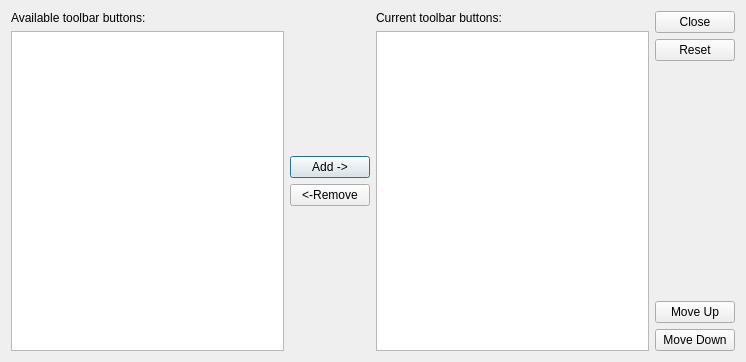
<ui version="4.0" stdsetdef="1">
 <class>CustomizeToolbarPanel</class>
 <widget class="QDialog" name="CustomizeToolbarPanel">
  <property name="geometry">
   <rect>
    <x>0</x>
    <y>0</y>
    <width>746</width>
    <height>362</height>
   </rect>
  </property>
  <property name="windowTitle">
   <string>Customize Toolbar</string>
  </property>
  <property name="windowIcon">
   <iconset resource="resources.qrc">
    <normaloff>:/images/images/LDViewIcon16.png</normaloff>:/images/images/LDViewIcon16.png</iconset>
  </property>
  <layout class="QVBoxLayout">
   <item>
    <layout class="QHBoxLayout">
     <property name="spacing">
      <number>6</number>
     </property>
     <property name="margin">
      <number>0</number>
     </property>
     <item>
      <layout class="QVBoxLayout" name="availableVBox">
       <item>
        <widget class="QLabel" name="availableLabel">
         <property name="text">
          <string>Available toolbar buttons:</string>
         </property>
        </widget>
       </item>
       <item>
        <widget class="QListWidget" name="AvailableButtonListView">
         <property name="sizePolicy">
          <sizepolicy hsizetype="MinimumExpanding" vsizetype="MinimumExpanding">
           <horstretch>0</horstretch>
           <verstretch>0</verstretch>
          </sizepolicy>
         </property>
        </widget>
       </item>
      </layout>
     </item>
     <item>
      <layout class="QVBoxLayout" name="addRemoveVBox">
       <property name="spacing">
        <number>6</number>
       </property>
       <property name="margin">
        <number>0</number>
       </property>
       <item>
        <spacer name="Spacer1">
         <property name="orientation">
          <enum>Qt::Vertical</enum>
         </property>
         <property name="sizeType">
          <enum>QSizePolicy::Expanding</enum>
         </property>
         <property name="sizeHint" stdset="0">
          <size>
           <width>20</width>
           <height>20</height>
          </size>
         </property>
        </spacer>
       </item>
       <item>
        <widget class="QPushButton" name="addButton">
         <property name="sizePolicy">
          <sizepolicy hsizetype="Fixed" vsizetype="Fixed">
           <horstretch>0</horstretch>
           <verstretch>0</verstretch>
          </sizepolicy>
         </property>
         <property name="text">
          <string>Add -&gt;</string>
         </property>
        </widget>
       </item>
       <item>
        <widget class="QPushButton" name="removeButton">
         <property name="sizePolicy">
          <sizepolicy hsizetype="Preferred" vsizetype="Fixed">
           <horstretch>0</horstretch>
           <verstretch>0</verstretch>
          </sizepolicy>
         </property>
         <property name="text">
          <string>&lt;-Remove</string>
         </property>
        </widget>
       </item>
       <item>
        <spacer name="Spacer2">
         <property name="orientation">
          <enum>Qt::Vertical</enum>
         </property>
         <property name="sizeType">
          <enum>QSizePolicy::Expanding</enum>
         </property>
         <property name="sizeHint" stdset="0">
          <size>
           <width>20</width>
           <height>20</height>
          </size>
         </property>
        </spacer>
       </item>
      </layout>
     </item>
     <item>
      <layout class="QVBoxLayout" name="currentVBoxLayout">
       <item>
        <widget class="QLabel" name="currentLabel">
         <property name="text">
          <string>Current toolbar buttons:</string>
         </property>
        </widget>
       </item>
       <item>
        <widget class="QListWidget" name="CurrentButtonListView">
         <property name="sizePolicy">
          <sizepolicy hsizetype="MinimumExpanding" vsizetype="MinimumExpanding">
           <horstretch>0</horstretch>
           <verstretch>0</verstretch>
          </sizepolicy>
         </property>
        </widget>
       </item>
      </layout>
     </item>
     <item>
      <layout class="QVBoxLayout" name="closeResetVBox">
       <property name="spacing">
        <number>6</number>
       </property>
       <property name="margin">
        <number>0</number>
       </property>
       <item>
        <widget class="QPushButton" name="closeButton">
         <property name="sizePolicy">
          <sizepolicy hsizetype="Preferred" vsizetype="Fixed">
           <horstretch>0</horstretch>
           <verstretch>0</verstretch>
          </sizepolicy>
         </property>
         <property name="text">
          <string>Close</string>
         </property>
        </widget>
       </item>
       <item>
        <widget class="QPushButton" name="resetButton">
         <property name="sizePolicy">
          <sizepolicy hsizetype="Preferred" vsizetype="Fixed">
           <horstretch>0</horstretch>
           <verstretch>0</verstretch>
          </sizepolicy>
         </property>
         <property name="text">
          <string>Reset</string>
         </property>
        </widget>
       </item>
       <item>
        <spacer name="Spacer3">
         <property name="orientation">
          <enum>Qt::Vertical</enum>
         </property>
         <property name="sizeType">
          <enum>QSizePolicy::Expanding</enum>
         </property>
         <property name="sizeHint" stdset="0">
          <size>
           <width>20</width>
           <height>20</height>
          </size>
         </property>
        </spacer>
       </item>
       <item>
        <widget class="QPushButton" name="moveUpButton">
         <property name="sizePolicy">
          <sizepolicy hsizetype="Preferred" vsizetype="Fixed">
           <horstretch>0</horstretch>
           <verstretch>0</verstretch>
          </sizepolicy>
         </property>
         <property name="text">
          <string>Move Up</string>
         </property>
        </widget>
       </item>
       <item>
        <widget class="QPushButton" name="moveDownButton">
         <property name="sizePolicy">
          <sizepolicy hsizetype="Preferred" vsizetype="Fixed">
           <horstretch>0</horstretch>
           <verstretch>0</verstretch>
          </sizepolicy>
         </property>
         <property name="text">
          <string>Move Down</string>
         </property>
        </widget>
       </item>
      </layout>
     </item>
    </layout>
   </item>
  </layout>
 </widget>
 <layoutdefault spacing="6" margin="11"/>
 <resources>
  <include location="resources.qrc"/>
 </resources>
 <connections/>
</ui>
